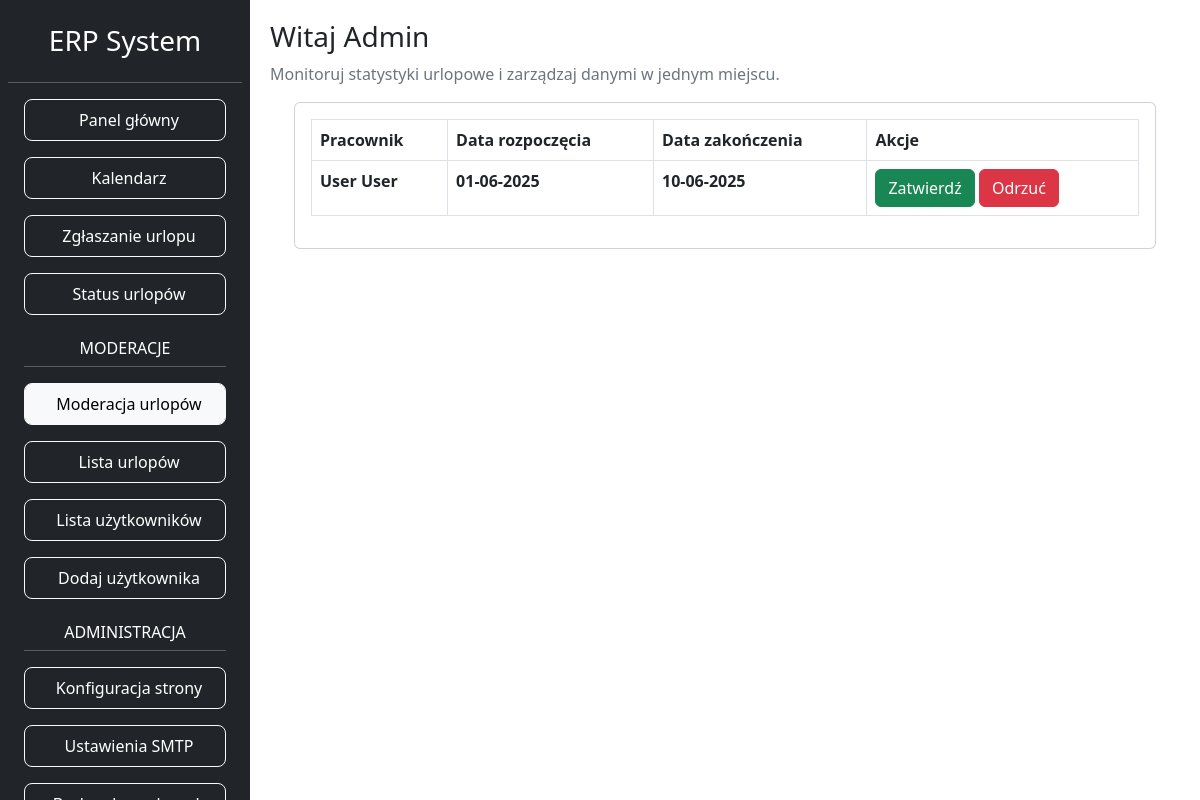
Screenshot of /public/leaveModeration.php (signed in) with the database file from the repository.
### tables this page shows
CREATE TABLE leaves (
    id INT AUTO_INCREMENT PRIMARY KEY,
    user_id INT NOT NULL,
    start_date DATE NOT NULL,
    end_date DATE NOT NULL,
    days_count INT NOT NULL,
    status ENUM('Oczekujący', 'Zatwierdzony', 'Odrzucony') NOT NULL DEFAULT 'Oczekujący',
    notes VARCHAR(255),
    CHECK (start_date <= end_date),
    FOREIGN KEY (user_id) REFERENCES users(id) ON DELETE CASCADE
);

CREATE TABLE users (
    id INT AUTO_INCREMENT PRIMARY KEY,
    firstname VARCHAR(40) NOT NULL,
    lastname VARCHAR(40) NOT NULL,
    email VARCHAR(100) NOT NULL UNIQUE,
    password VARCHAR(255) NOT NULL,
    birth_date DATE NOT NULL,
    gender VARCHAR(10) NOT NULL,
    role_id INT NOT NULL DEFAULT 1,
    employed_from DATE NOT NULL,
    account_created_date TIMESTAMP DEFAULT CURRENT_TIMESTAMP,
    FOREIGN KEY (role_id) REFERENCES roles(id) ON DELETE CASCADE ON UPDATE CASCADE
);

### scripts/functions.php (called while the page is built, shortened)
<?php
function getPendingLeaveRequests($pdo): array {
    $query = "SELECT l.id, l.start_date, l.end_date, l.status, u.firstname, u.lastname
              FROM leaves l
              INNER JOIN users u ON l.user_id = u.id
              WHERE l.status = 'Oczekujący'";
    $stmt = $pdo->prepare($query);
    $stmt->execute();
    $leaves = $stmt->fetchAll(PDO::FETCH_ASSOC);
    if (!empty($leaves)) {
        return $leaves;
    } else {
        return [];
    }
}
?>

### public/leaveModeration.php (the view, shortened to what this page needs)
<?php
require_once '../scripts/functions.php';
require_once '../scripts/db_connect.php';
$pendingLeaves = getPendingLeaveRequests($pdo);
?>
<!DOCTYPE html>
<html lang="en">
<head>
    <link href="https://cdn.jsdelivr.net/npm/bootstrap@5.3.0/dist/css/bootstrap.min.css" rel="stylesheet">
</head>
<body>
    <div class="container-fluid">
        <div class="row">
            <div class="col-auto position-fixed">
                <?php require_once '../views/sidebar.php'; ?>
            </div>
            <div class="col" style="margin-left: 250px; padding: 20px;">
                <h3>Witaj <?php echo $_SESSION['logged_user']['firstname']; ?> </h3>
                <p class="text-sm text-secondary">Monitoruj statystyki urlopowe i zarządzaj danymi w jednym miejscu.</p>
                <div class="container-fluid px-4">
                	<div class="card mb-4">
                		<div class="card-body">
                			<table class="table table-bordered">
                				<thead>
                					<tr>
                						<th>Pracownik</th>
                						<th>Data rozpoczęcia</th>
                						<th>Data zakończenia</th>
                						<th>Akcje</th>
                					</tr>
                				</thead>
                				<tbody>
                					<?php foreach ($pendingLeaves as $leave): ?>
                						<tr>
                							<th><?php echo $leave['firstname'] . ' ' . $leave['lastname']; ?></th>
                							<th><?php echo date('d-m-Y', strtotime($leave['start_date'])); ?></th>
                							<th><?php echo date('d-m-Y', strtotime($leave['end_date'])); ?></th>
                							<td>
                								<form action="../scripts/leaveAction.php" method="post">
                									<button type="submit" name="action" value="approve" class="btn btn-success">Zatwierdź</button>
                									<button type="button" class="btn btn-danger" data-bs-toggle="modal" data-bs-target="#rejectModal" onclick="setRejectLeaveId(<?php echo $leave['id']; ?>)">Odrzuć</button>
                								</form>
                							</td>
                						</tr>
                					<?php endforeach; ?>
                				</tbody>
                			</table>
                		</div>
                	</div>
                </div>
            </div>
        </div>
    </div>
</body>
</html>

### rows the page displays
leaves: user.firstname "User", user.lastname "User", start_date "01-06-2025", end_date "10-06-2025"

### other values shown
$_SESSION['logged_user']['firstname'] "Admin"
